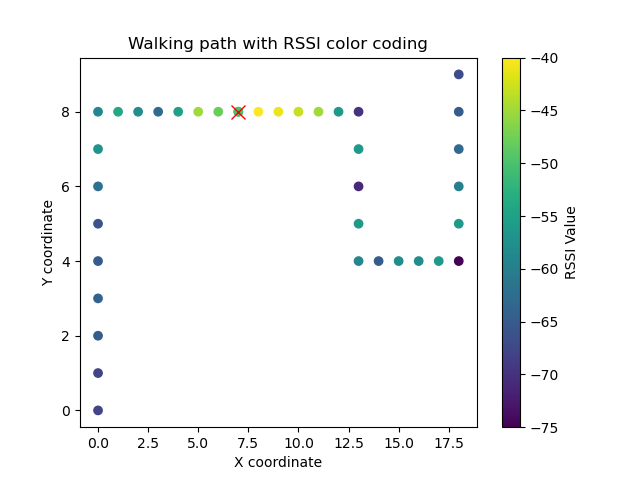

Reproduce this figure in Python.
import matplotlib.pyplot as plt
import numpy as np
import pandas as pd
from datetime import datetime, timedelta

df = pd.read_csv('rssi4.csv')
df_joy = pd.read_csv('joystick2.csv')

x = df['timestamp']
y = df['rssi']

x_j = df_joy['timestamp']
y_j = df_joy['key']

print(x)
print(x_j)
#df['diff_time'] = df['timestamp'] - df['timestamp'].iloc[0]

time_index = df.index[df['timestamp'].isin(df_joy['timestamp'])].tolist()
matching_rssi = pd.merge_asof(df_joy, df, on='timestamp', direction = 'nearest')


matching_rssi['timestamp'] = matching_rssi['timestamp'] - matching_rssi['timestamp'].iloc[0]
print(matching_rssi)

x_ori, y_ori = 0, 0

direction = np.array([0,1])
path_x, path_y, colors = [x_ori], [y_ori], [matching_rssi['rssi'][0]]

for step, rssi in zip(matching_rssi['key'], matching_rssi['rssi']):
    if step == 'up':
       x_ori, y_ori = x_ori + 0, y_ori + 1
    elif step == 'right':
       x_ori, y_ori = x_ori + 1, y_ori + 0
    elif step == 'left':
       x_ori, y_ori = x_ori -1, y_ori + 0
    elif step == 'down':
       x_ori, y_ori = x_ori + 0, y_ori -1
    else:
       x_middle, y_middle = x_ori, y_ori
       
    path_x.append(x_ori)
    path_y.append(y_ori)
    colors.append(rssi)
    

plt.scatter(path_x, path_y, c = colors, cmap = 'viridis')
plt.plot(x_middle, y_middle,'x',color='red', markersize = 10)
plt.colorbar(label='RSSI Value')
plt.xlabel('X coordinate')
plt.ylabel('Y coordinate')
plt.title('Walking path with RSSI color coding')
#ax.axvline(x = l, color = 'green', linestyle = '--', label = 'label')
#ax.axvline(x = e_w, color = 'blue', linestyle = '--', label = 'spy end')
#plt.xticks(rotation = 90)
#plt.legend()
plt.show()
